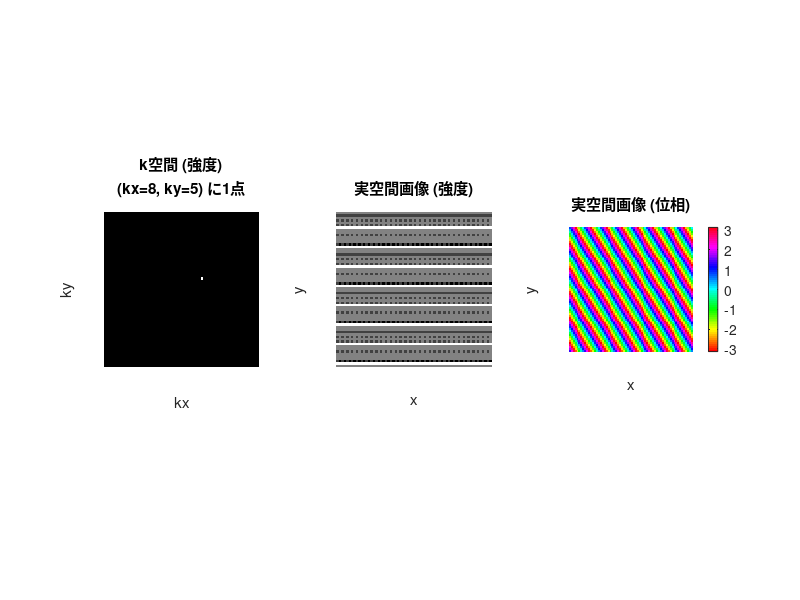

The MATLAB source for this figure:
fprintf('k空間の1点が「何」を表しているかを可視化します。\n');
clear variables;
close all;

%% --- 1. パラメータ設定 ---
matrix_size = 64; % デモ用の画像サイズ

% k空間の1点に設定する値
A = 1.0; % 振幅 (Amplitude)
phase = pi / 4; % 位相 (Phase) (ラジアン単位、例: 45度)
value = A * exp(1i * phase);

% 点を置くk空間の座標 (kx, ky)
% (0, 0) 以外の任意の場所
kx = 8;
ky = 5;

%% --- 2. k空間の作成 ---
% k空間をゼロで初期化 (複素数行列)
k_space = complex(zeros(matrix_size, matrix_size));

% k空間の中心インデックスを計算
% (fftshift した後の中心)
center_row = matrix_size / 2 + 1; % ky = 0 に相当
center_col = matrix_size / 2 + 1; % kx = 0 に相当

% k空間の (kx, ky) = (8, 5) の位置に値を設定
% (行列のインデックス [row, col] は [center_row - ky, center_col + kx] となります)
fprintf('k空間の点 (kx=%d, ky=%d) に A=%.1f, phase=%.2f の値を設定します。\n', ...
        kx, ky, A, phase);
k_space(center_row - ky, center_col + kx) = value;

%% --- 3. k空間から実空間へ変換 ---
% k空間の原点(DC)を (1,1) に戻してから逆フーリエ変換
% (fftshift の逆が ifftshift)
real_image = ifft2(ifftshift(k_space));

%% --- 4. 結果の表示 ---
figure('Name', 'k空間の1点と実空間画像', 'WindowState', 'maximized');

% k空間の表示
subplot(1, 3, 1);
imshow(abs(k_space), []);
title(sprintf('k空間 (強度)\n(kx=%d, ky=%d) に1点', kx, ky));
xlabel('kx');
ylabel('ky');

% 実空間の「強度」画像
subplot(1, 3, 2);
imshow(abs(real_image), []);
title('実空間画像 (強度)');
xlabel('x');
ylabel('y');

% 実空間の「位相」画像
subplot(1, 3, 3);
imshow(angle(real_image), [-pi, pi]);
colormap(subplot(1, 3, 3), 'hsv'); % 位相は 'hsv' が見やすい
colorbar;
title('実空間画像 (位相)');
xlabel('x');
ylabel('y');

fprintf('完了。\n');
